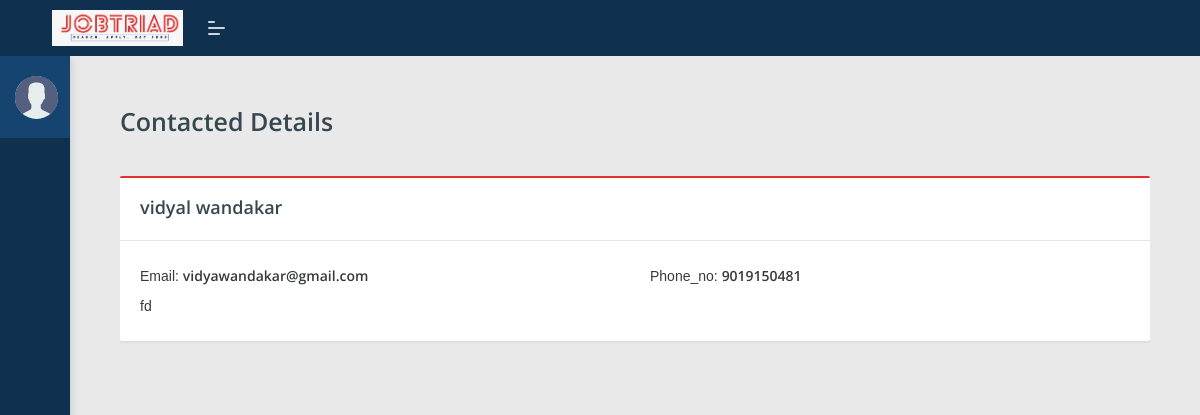
The page /contact_us_details (signed in) on the database its author committed.
### external_jobs/models.py (models this page shows)
class Contact_us(models.Model):
    name = models.CharField(max_length=500, blank=True)
    email= models.CharField(max_length=250, blank=True)
    phone_no = models.CharField(max_length=100, blank=True)
    message = models.CharField(max_length=5000, blank=True)

### external_jobs/views.py (the view)
# urls.py: path('contact_us_details',views.contact_us_details,name='contact_us_details'),
@login_required
def contact_us_details(request):
    data = Contact_us.objects.all()
    username= request.user.username
    return render(request, 'contact_us_details.html', {'data': data,'username':username})

### external_jobs/templates/contact_us_details.html (shortened to what this page needs)
{% extends 'admin_base.html' %}
{% block content %}
<div class="pcoded-wrapper">
    <div class="pcoded-content">
        <div class="pcoded-inner-content">
            <div class="main-body">
                <div class="page-wrapper">
                    <div class="page-header">
                        <div class="page-block">
                            <div class="row align-items-center">
                                <div class="col-md-12">
                                    <div class="page-header-title">
                                        <h4 class="m-b-10" style="font-size: 25px;">
                                            <strong>Contacted Details</strong>
                                        </h4>
                                    </div>
                                </div>
                            </div>
                        </div>
                    </div>
                    <div class="row">
                        {% for i in data %}
                        <div class="col-md-12">
                            <div class="card">
                                <div class="card-header">
                                    <h5 style="font-size: 18px;"><strong>{{ i.name }}</strong></h5>
                                </div>
                                <div class="card-body">
                                    <div class="row" style="line-height: 30px;">
                                        <div class="col-6">Email: <strong>{{ i.email }}</strong></div>
                                        <div class="col-6">Phone_no: <strong>{{ i.phone_no }} </strong></div>
                                    </div>
                                    <div class="row" style="line-height: 30px;">
                                        <div class="col-6">{{ i.message }}</div>
                                    </div>
                                </div>
                            </div>
                        </div>
                        {% endfor %}
                    </div>
                </div>
            </div>
        </div>
    </div>
</div>
{% endblock %}

### rows shown on the page
Contact_us: name "vidyal wandakar", email "vidyawandakar@gmail.com", phone_no "9019150481", message "fd"
